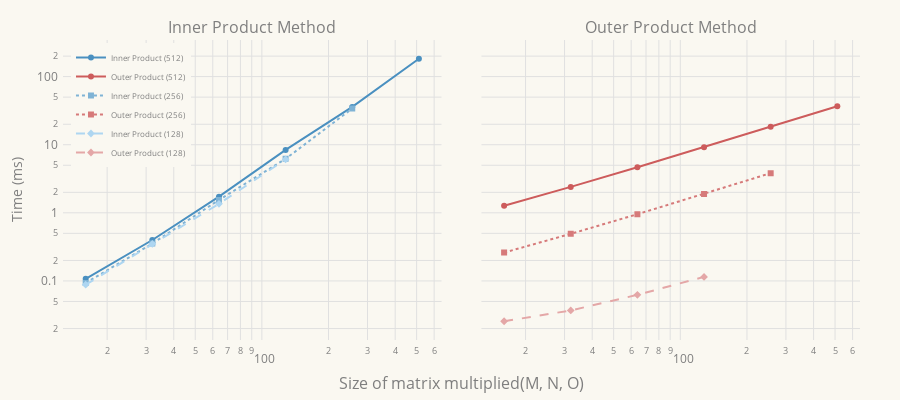

Notebook code cell kept with this figure:
### Code cell
import plotly.graph_objects as go
from plotly.subplots import make_subplots

# Data remains the same...

# Create the figure
fig = make_subplots(rows=1, cols=2, shared_yaxes=True, column_titles=["Inner Product Method", "Outer Product Method"], x_title="Size of matrix multiplied(M, N, O)", horizontal_spacing=0.05)

# Add traces for BLOCKSIZE 512
fig.add_trace(go.Scatter(x=size_512, y=inner_product_512,
                         mode='lines+markers',
                         name='Inner Product (512)',
                         line=dict(color='#4A90C0'),
                         marker=dict(symbol='circle')),
                         row=1, col=1)
fig.add_trace(go.Scatter(x=size_512, y=outer_product_512,
                         mode='lines+markers',
                         name='Outer Product (512)',
                         line=dict(color='#CD5C5C'),
                         marker=dict(symbol='circle')),
                         row=1, col=2)

# Add traces for BLOCKSIZE 256 (lighter shades)
fig.add_trace(go.Scatter(x=size_256, y=inner_product_256,
                         mode='lines+markers',
                         name='Inner Product (256)',
                         line=dict(color='#7FB3D5', dash="dot"),
                         marker=dict(symbol='square')),
                         row=1, col=1)
fig.add_trace(go.Scatter(x=size_256, y=outer_product_256,
                         mode='lines+markers',
                         name='Outer Product (256)',
                         line=dict(color='#D67A7A', dash="dot"),
                         marker=dict(symbol='square')),
                         row=1, col=2)

# Add traces for BLOCKSIZE 128 (lightest shades)
fig.add_trace(go.Scatter(x=size_128, y=inner_product_128,
                         mode='lines+markers',
                         name='Inner Product (128)',
                         line=dict(color='#AED6F1', dash="dash"),
                         marker=dict(symbol='diamond')),
                         row=1, col=1)
fig.add_trace(go.Scatter(x=size_128, y=outer_product_128,
                         mode='lines+markers',
                         name='Outer Product (128)',
                         line=dict(color='#E4A7A7', dash="dash"),
                         marker=dict(symbol='diamond')),
                         row=1, col=2)

# Update layout
fig.update_layout(
    # title="Time vs Size of Matrix Multiplication for Different BLOCKSIZEs",
    width=900,
    height=400,
    margin=dict(l=40, r=40, b=60, t=40, pad=4),
    font=dict(family="Open Sans", color="#7f7f7f"),
    plot_bgcolor="#FAF8F1",
    paper_bgcolor="#FAF8F1",
    legend=dict(
        bgcolor="#FAF8F1",
        x=0.01,
        y=0.99,
        font=dict(size=8)
    )
)

# Update axes
fig.update_xaxes( type="log", gridcolor="#E0E0E0", row=1, col=1)
fig.update_xaxes( type="log", gridcolor="#E0E0E0", row=1, col=2)
fig.update_yaxes(title="Time (ms)", type="log", gridcolor="#E0E0E0", row=1, col=1)
fig.update_yaxes(type="log", gridcolor="#E0E0E0", row=1, col=2)

fig.show()

### Figure 1 — Plotly figure (JSON) as saved in the notebook; plotly's stock layout.template omitted (floating-point values rounded to 4 significant figures)
{"data": [{"line": {"color": "#4A90C0"}, "marker": {"symbol": "circle"}, "mode": "lines+markers", "name": "Inner Product (512)", "type": "scatter", "x": [16, 32, 64, 128, 256, 512], "xaxis": "x", "y": [0.1075, 0.3994, 1.729, 8.397, 35.88, 182.9], "yaxis": "y"}, {"line": {"color": "#CD5C5C"}, "marker": {"symbol": "circle"}, "mode": "lines+markers", "name": "Outer Product (512)", "type": "scatter", "x": [16, 32, 64, 128, 256, 512], "xaxis": "x2", "y": [1.271, 2.404, 4.673, 9.216, 18.35, 36.71], "yaxis": "y2"}, {"line": {"color": "#7FB3D5", "dash": "dot"}, "marker": {"symbol": "square"}, "mode": "lines+markers", "name": "Inner Product (256)", "type": "scatter", "x": [16, 32, 64, 128, 256], "xaxis": "x", "y": [0.09318, 0.3543, 1.546, 6.205, 34.08], "yaxis": "y"}, {"line": {"color": "#D67A7A", "dash": "dot"}, "marker": {"symbol": "square"}, "mode": "lines+markers", "name": "Outer Product (256)", "type": "scatter", "x": [16, 32, 64, 128, 256], "xaxis": "x2", "y": [0.2611, 0.4915, 0.9544, 1.888, 3.826], "yaxis": "y2"}, {"line": {"color": "#AED6F1", "dash": "dash"}, "marker": {"symbol": "diamond"}, "mode": "lines+markers", "name": "Inner Product (128)", "type": "scatter", "x": [16, 32, 64, 128], "xaxis": "x", "y": [0.08806, 0.3492, 1.357, 6.077], "yaxis": "y"}, {"line": {"color": "#E4A7A7", "dash": "dash"}, "marker": {"symbol": "diamond"}, "mode": "lines+markers", "name": "Outer Product (128)", "type": "scatter", "x": [16, 32, 64, 128], "xaxis": "x2", "y": [0.0256, 0.03686, 0.06246, 0.1147], "yaxis": "y2"}], "layout": {"annotations": [{"font": {"size": 16}, "showarrow": false, "text": "Inner Product Method", "x": 0.2375, "xanchor": "center", "xref": "paper", "y": 1, "yanchor": "bottom", "yref": "paper"}, {"font": {"size": 16}, "showarrow": false, "text": "Outer Product Method", "x": 0.7625, "xanchor": "center", "xref": "paper", "y": 1, "yanchor": "bottom", "yref": "paper"}, {"font": {"size": 16}, "showarrow": false, "text": "Size of matrix multiplied(M, N, O)", "x": 0.5, "xanchor": "center", "xref": "paper", "y": 0, "yanchor": "top", "yref": "paper", "yshift": -30}], "font": {"color": "#7f7f7f", "family": "Open Sans"}, "height": 400, "legend": {"bgcolor": "#FAF8F1", "font": {"size": 8}, "x": 0.01, "y": 0.99}, "margin": {"b": 60, "l": 40, "pad": 4, "r": 40, "t": 40}, "paper_bgcolor": "#FAF8F1", "plot_bgcolor": "#FAF8F1", "width": 900, "xaxis": {"anchor": "y", "domain": [0, 0.475], "gridcolor": "#E0E0E0", "type": "log"}, "xaxis2": {"anchor": "y2", "domain": [0.525, 1], "gridcolor": "#E0E0E0", "type": "log"}, "yaxis": {"anchor": "x", "domain": [0, 1], "gridcolor": "#E0E0E0", "title": {"text": "Time (ms)"}, "type": "log"}, "yaxis2": {"anchor": "x2", "domain": [0, 1], "gridcolor": "#E0E0E0", "matches": "y", "showticklabels": false, "type": "log"}}}
